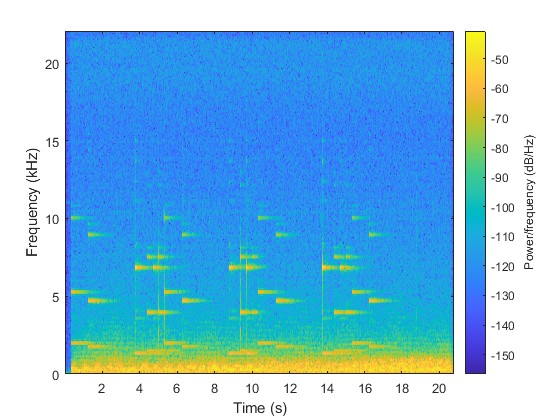
%> input picture lab2/relatorio/5/5_Espetrograma_original.jpg, 560 x 420 px
$ octave --eval "result = rgb2yuv(imread('../../lab2/relatorio/5/5_Espetrograma_original.jpg'));"   (GNU Octave 9; MATLAB toolbox functions it lacks are replaced by stand-ins)
%> lines starting %> are read from the running program, lines starting %| are printed output that depends on the picture
function yuv = rgb2yuv(input)

    R = input(:,:,1);
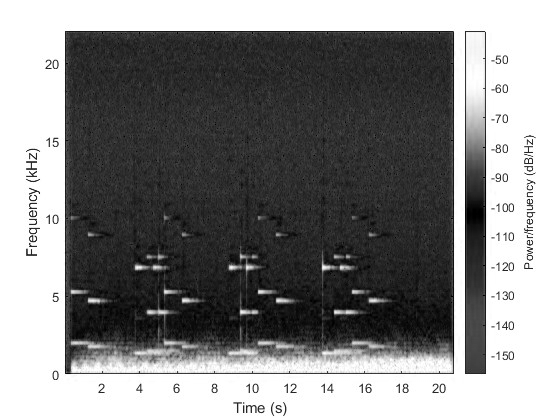
%> R: size 420x560 uint8; min 0, max 255, mean 133.7
    G = input(:,:,2);
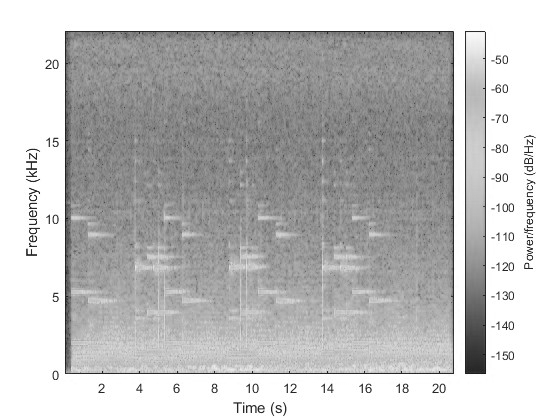
%> G: size 420x560 uint8; min 22, max 255, mean 191.8
    B = input(:,:,3);
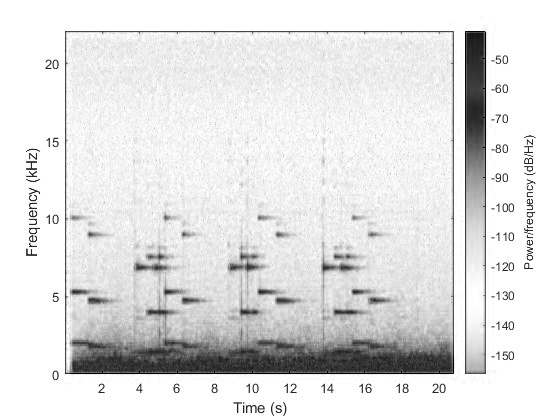
%> B: size 420x560 uint8; min 0, max 255, mean 226

    Y = 0.299*R + 0.587*G + 0.114*B;
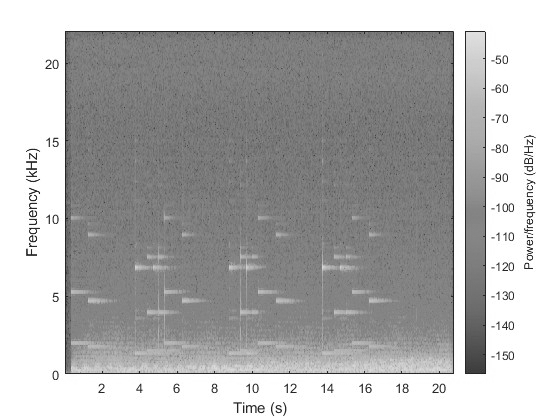
%> Y: size 420x560 uint8; min 25, max 255, mean 178.3
    U = .5 - 0.14713*R - 0.28886*G + 0.436*B;
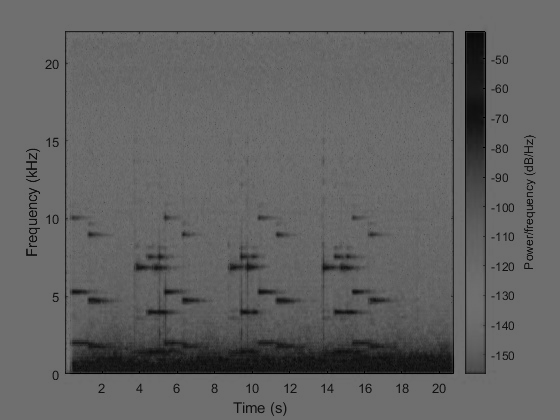
%> U: size 420x560 uint8; min 0, max 111, mean 98.5
    V = .5 - 0.615*R - 0.51499*G + 0.10001*B;

    yuv = cat(3, Y, U, V);
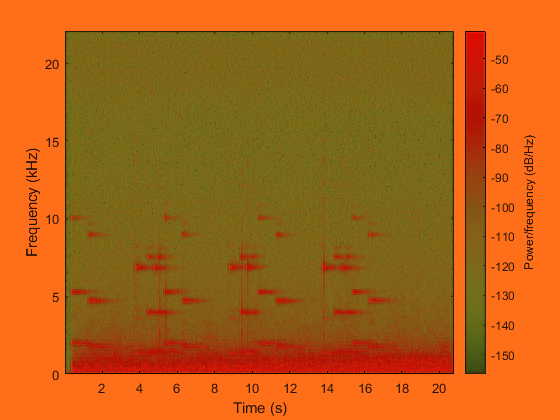
%> yuv: size 420x560x3 uint8; mean R, G, B 178.3, 98.5, 22.8
